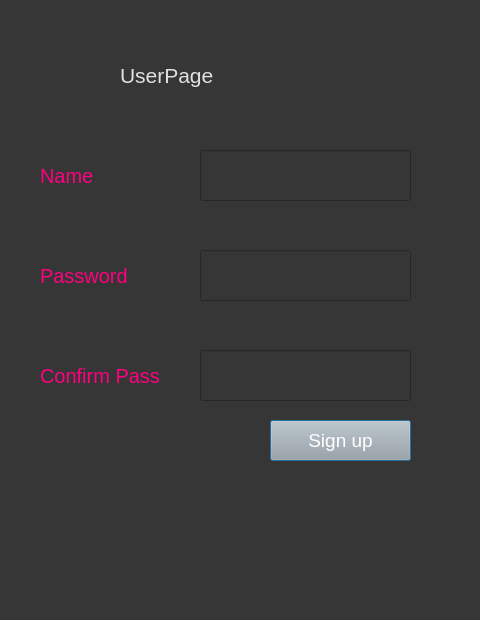
<?xml version="1.0" encoding="UTF-8"?>
<ui version="4.0">
 <class>Dialog</class>
 <widget class="QDialog" name="Dialog">
  <property name="geometry">
   <rect>
    <x>0</x>
    <y>0</y>
    <width>480</width>
    <height>620</height>
   </rect>
  </property>
  <property name="windowTitle">
   <string>Dialog</string>
  </property>
  <property name="styleSheet">
   <string notr="true">background-color: rgb(54, 54, 54);</string>
  </property>
  <widget class="QLabel" name="label">
   <property name="geometry">
    <rect>
     <x>120</x>
     <y>40</y>
     <width>171</width>
     <height>71</height>
    </rect>
   </property>
   <property name="styleSheet">
    <string notr="true">color:rgb(225, 225, 225); font-size:16pt;</string>
   </property>
   <property name="text">
    <string>UserPage</string>
   </property>
  </widget>
  <widget class="QLabel" name="label_2">
   <property name="geometry">
    <rect>
     <x>40</x>
     <y>160</y>
     <width>101</width>
     <height>31</height>
    </rect>
   </property>
   <property name="styleSheet">
    <string notr="true">font-size:15pt; color:rgb(255, 0, 127)</string>
   </property>
   <property name="text">
    <string>Name</string>
   </property>
  </widget>
  <widget class="QLineEdit" name="name">
   <property name="geometry">
    <rect>
     <x>200</x>
     <y>150</y>
     <width>211</width>
     <height>51</height>
    </rect>
   </property>
   <property name="styleSheet">
    <string notr="true">font-size:14pt; color:rgb(243, 243, 243)</string>
   </property>
  </widget>
  <widget class="QLineEdit" name="password">
   <property name="geometry">
    <rect>
     <x>200</x>
     <y>250</y>
     <width>211</width>
     <height>51</height>
    </rect>
   </property>
   <property name="styleSheet">
    <string notr="true">font-size:14pt; color:rgb(243, 243, 243)</string>
   </property>
   <property name="text">
    <string/>
   </property>
  </widget>
  <widget class="QLabel" name="label_3">
   <property name="geometry">
    <rect>
     <x>40</x>
     <y>260</y>
     <width>111</width>
     <height>31</height>
    </rect>
   </property>
   <property name="styleSheet">
    <string notr="true">font-size:15pt; color:rgb(255, 0, 127)</string>
   </property>
   <property name="text">
    <string>Password</string>
   </property>
  </widget>
  <widget class="QPushButton" name="signupbutton">
   <property name="geometry">
    <rect>
     <x>270</x>
     <y>420</y>
     <width>141</width>
     <height>41</height>
    </rect>
   </property>
   <property name="styleSheet">
    <string notr="true">background-color: rgb(167, 168, 167); font-size:14pt; color:rgb(255, 255, 255)</string>
   </property>
   <property name="text">
    <string>Sign up</string>
   </property>
  </widget>
  <widget class="QLineEdit" name="confirmpass">
   <property name="geometry">
    <rect>
     <x>200</x>
     <y>350</y>
     <width>211</width>
     <height>51</height>
    </rect>
   </property>
   <property name="styleSheet">
    <string notr="true">font-size:14pt; color:rgb(243, 243, 243)</string>
   </property>
   <property name="text">
    <string/>
   </property>
  </widget>
  <widget class="QLabel" name="label_4">
   <property name="geometry">
    <rect>
     <x>40</x>
     <y>360</y>
     <width>151</width>
     <height>31</height>
    </rect>
   </property>
   <property name="styleSheet">
    <string notr="true">font-size:15pt; color:rgb(255, 0, 127)</string>
   </property>
   <property name="text">
    <string>Confirm Pass</string>
   </property>
  </widget>
 </widget>
 <resources/>
 <connections/>
</ui>
